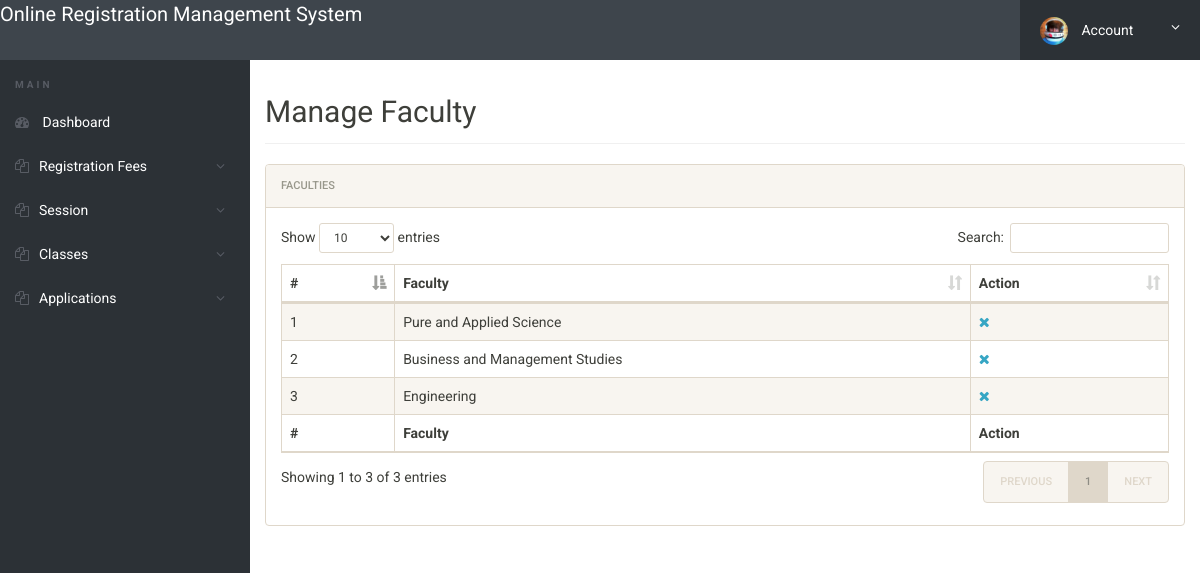
Screenshot of /admin/manage-faculty.php (signed in) with the database file from the repository.
### tables this page shows
CREATE TABLE `tblfaculty` (
  `Id` int(10) NOT NULL,
  `facultyName` varchar(255) NOT NULL
);

### admin/manage-faculty.php (the view, shortened to what this page needs)
<?php
include('includes/config.php');
if(strlen($_SESSION['alogin'])==0)
	{
header('location:index.php');
}
else{
 ?>
<!doctype html>
<html lang="en" class="no-js">
<head>
	<link rel="stylesheet" href="css/font-awesome.min.css">
	<link rel="stylesheet" href="css/bootstrap.min.css">
	<link rel="stylesheet" href="css/dataTables.bootstrap.min.css">
	<link rel="stylesheet" href="css/bootstrap-social.css">
	<link rel="stylesheet" href="css/bootstrap-select.css">
	<link rel="stylesheet" href="css/fileinput.min.css">
	<link rel="stylesheet" href="css/awesome-bootstrap-checkbox.css">
	<link rel="stylesheet" href="css/style.css">
</head>
<body>
	<?php include('includes/header.php');?>
	<div class="ts-main-content">
		<?php include('includes/leftbar.php');?>
		<div class="content-wrapper">
			<div class="container-fluid">
				<div class="row">
					<div class="col-md-12">
						<h2 class="page-title">Manage Faculty</h2>
						<div class="panel panel-default">
							<div class="panel-heading">Faculties</div>
							<div class="panel-body">
								<table id="zctb" class="display table table-striped table-bordered table-hover" cellspacing="0" width="100%">
									<thead>
										<tr>
										<th>#</th>
											<th>Faculty</th>
											<th>Action</th>
										</tr>
									</thead>
									<tfoot>
										<tr>
										<th>#</th>
											<th>Faculty</th>
											<th>Action</th>
										</tr>
									</tfoot>
									<tbody>
<?php
$cnt=1;
$ret=mysqli_query($con,"SELECT * from tblfaculty");
if(mysqli_num_rows($ret) > 0 )
{
while ($row=mysqli_fetch_array($ret))
{
?>
										<tr>
											<td><?php echo htmlentities($cnt);?></td>
                                            <td><?php echo htmlentities($row['facultyName']);?></td>
                                            <td>
<a href="manage-faculty.php?del=<?php echo $row['Id'];?>" onclick="return confirm('Do you want to delete');"><i class="fa fa-close"></i></a></td>
										</tr>
										<?php $cnt=$cnt+1; }} ?>
									</tbody>
								</table>
							</div>
						</div>
					</div>
				</div>
			</div>
		</div>
	</div>
</body>
</html>
<?php } ?>

### admin/css/style.css (style rules this page uses)
html { font-size: 14px; }
@media only screen and (min-width: 480px) { html { font-size: 17px; } }
@media only screen and (min-width: 768px) { html { font-size: 14px; } }
body { font-size: 1em; }
a { color: #37a6c4; }
.panel { overflow: hidden; }
.page-title { padding-bottom: 15px; margin-bottom: 20px; border-bottom: 1px solid #f0f0f0; }
.ts-main-content .content-wrapper { padding-top: 15px; margin-top: 60px; }
@media only screen and (min-width: 992px) { .ts-main-content .content-wrapper { margin-left: 250px; } }

### rows the page displays
tblfaculty: facultyName "Pure and Applied Science"
tblfaculty: facultyName "Business and Management Studies"
tblfaculty: facultyName "Engineering"
